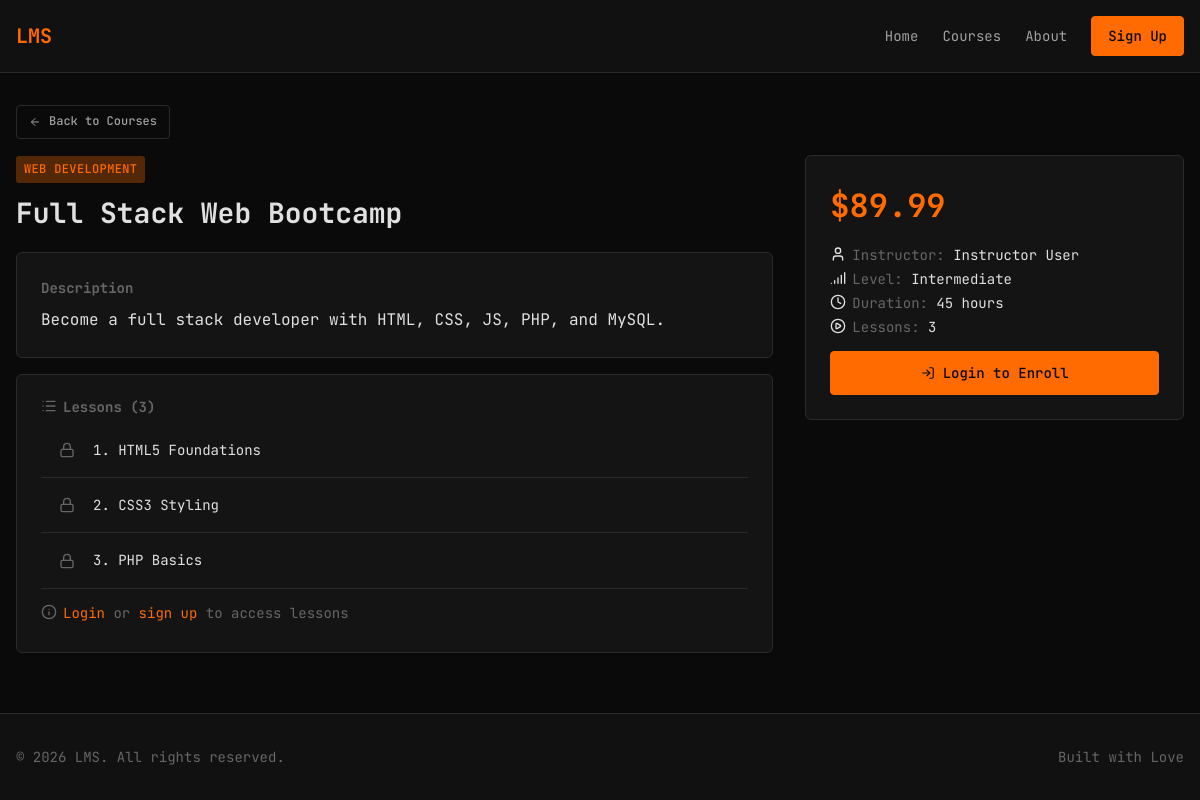
The page /course-details.php?id=2 on the database its author committed.
### tables this page shows
CREATE TABLE courses (
    id INT AUTO_INCREMENT PRIMARY KEY,
    title VARCHAR(200) NOT NULL,
    description TEXT,
    category_id INT,
    instructor_id INT,
    price DECIMAL(10,2) DEFAULT 0.00,
    duration VARCHAR(50),
    level ENUM('beginner', 'intermediate', 'advanced') DEFAULT 'beginner',
    created_at TIMESTAMP DEFAULT CURRENT_TIMESTAMP,
    FOREIGN KEY (category_id) REFERENCES categories(id) ON DELETE SET NULL,
    FOREIGN KEY (instructor_id) REFERENCES users(id) ON DELETE SET NULL
);

CREATE TABLE categories (
    id INT AUTO_INCREMENT PRIMARY KEY,
    name VARCHAR(100) NOT NULL,
    description TEXT
);

CREATE TABLE lessons (
    id INT AUTO_INCREMENT PRIMARY KEY,
    course_id INT NOT NULL,
    title VARCHAR(200) NOT NULL,
    video_url VARCHAR(500),
    learning_outcome TEXT,
    order_num INT DEFAULT 0,
    created_at TIMESTAMP DEFAULT CURRENT_TIMESTAMP,
    FOREIGN KEY (course_id) REFERENCES courses(id) ON DELETE CASCADE
);

CREATE TABLE users (
    id INT AUTO_INCREMENT PRIMARY KEY,
    name VARCHAR(100) NOT NULL,
    email VARCHAR(150) NOT NULL UNIQUE,
    password VARCHAR(255) NOT NULL,
    role ENUM('admin', 'instructor', 'student') NOT NULL DEFAULT 'student',
    bio TEXT,
    experience TEXT,
    verified TINYINT(1) NOT NULL DEFAULT 1,
    created_at TIMESTAMP DEFAULT CURRENT_TIMESTAMP
);

### config/auth.php (called while the page is built, shortened)
<?php
function isLoggedIn()
{
    return isset($_SESSION['user_id']);
}
function getCurrentUser()
{
    if (!isLoggedIn()) {
        return null;
    }
    $pdo = getDBConnection();
    $stmt = $pdo->prepare("SELECT id, name, email, role, verified FROM users WHERE id = ?");
    $stmt->execute([$_SESSION['user_id']]);
    return $stmt->fetch();
}
function e($string)
{
    return htmlspecialchars($string, ENT_QUOTES, 'UTF-8');
}

### public/course-details.php (the view, shortened to what this page needs)
<?php
require_once __DIR__ . '/../config/auth.php';
$pdo = getDBConnection();
$courseId = isset($_GET['id']) ? (int) $_GET['id'] : 0;
$stmt = $pdo->prepare("
    SELECT c.*, cat.name as category_name, u.name as instructor_name
    FROM courses c
    LEFT JOIN categories cat ON c.category_id = cat.id
    LEFT JOIN users u ON c.instructor_id = u.id
    WHERE c.id = ?
");
$stmt->execute([$courseId]);
$course = $stmt->fetch();
$isEnrolled = false;
$isAssignedInstructor = false;
$stmt = $pdo->prepare("SELECT * FROM lessons WHERE course_id = ? ORDER BY order_num ASC, id ASC");
$stmt->execute([$courseId]);
$lessons = $stmt->fetchAll();
$completedLessons = 0;
$totalLessons = count($lessons);
$progress = 0;
$completedLessonIds = [];
include __DIR__ . '/../includes/header.php';
include __DIR__ . '/../includes/navbar.php';
?>
<main class="main-content">
    <div class="container">
        <a href="<?php echo BASE_PATH; ?>/public/courses.php" class="btn btn-ghost btn-sm mb-2">
            <i data-lucide="arrow-left"></i>
            <span>Back to Courses</span>
        </a>
        <div class="grid grid-course-details">
            <div>
                <span class="badge badge-primary mb-1">
                    <?php echo e($course['category_name'] ?? 'Uncategorized'); ?>
                </span>
                <h1 class="course-page-title">
                    <?php echo e($course['title']); ?>
                </h1>
                <div class="card mb-2">
                    <h3 class="text-sm text-dim mb-1">Description</h3>
                    <p>
                        <?php echo nl2br(e($course['description'] ?? 'No description available.')); ?>
                    </p>
                </div>
                <div class="card">
                    <div class="flex flex-between flex-center mb-1">
                        <h3 class="text-sm text-dim meta-item">
                            <i data-lucide="list"></i>
                            <span>Lessons (<?php echo count($lessons); ?>)</span>
                        </h3>
                    </div>
                    <?php if (empty($lessons)): ?>
                        <p class="text-dim">No lessons available yet.</p>
                    <?php else: ?>
                        <ul class="lesson-list">
                            <?php foreach ($lessons as $index => $lesson):
                                $lessonCompleted = in_array($lesson['id'], $completedLessonIds);
                            ?>
                                <li class="lesson-item<?php echo $lessonCompleted ? ' completed' : ''; ?>">
                                    <span class="lesson-icon">
                                        <?php if ($lessonCompleted): ?>
                                            <i data-lucide="check-circle"></i>
                                        <?php elseif ($isEnrolled || ($user && in_array($user['role'], ['admin', 'instructor']))): ?>
                                            <i data-lucide="play-circle"></i>
                                        <?php else: ?>
                                            <i data-lucide="lock"></i>
                                        <?php endif; ?>
                                    </span>
                                    <span class="lesson-title<?php echo $lessonCompleted ? ' text-orange' : ''; ?>">
                                        <?php echo ($index + 1) . '. ' . e($lesson['title']); ?>
                                    </span>
                                </li>
                            <?php endforeach; ?>
                        </ul>
                    <?php endif; ?>
                    <?php if (!$isEnrolled && $user && $user['role'] === 'student'): ?>
                        <p class="text-dim text-sm mt-2 meta-item">
                            <i data-lucide="info"></i>
                            <span>Enroll to access lessons</span>
                        </p>
                    <?php elseif (!$user): ?>
                        <p class="text-dim text-sm mt-2 meta-item">
                            <i data-lucide="info"></i>
                            <span><a href="<?php echo BASE_PATH; ?>/public/login.php">Login</a> or <a
                                    href="<?php echo BASE_PATH; ?>/public/signup.php">sign up</a> to access lessons</span>
                        </p>
                    <?php endif; ?>
                </div>
            </div>
            <div>
                <div class="card">
                    <?php if ($course['price'] > 0): ?>
                        <div class="stat-value">$<?php echo number_format($course['price'], 2); ?></div>
                    <?php else: ?>
                        <div class="stat-value text-success">Free</div>
                    <?php endif; ?>
                    <div class="sidebar-info">
                        <div class="meta-item text-sm">
                            <i data-lucide="user"></i>
                            <span>
                                <span class="text-dim">Instructor:</span>
                                <?php echo e($course['instructor_name'] ?? 'TBA'); ?>
                            </span>
                        </div>
                        <div class="meta-item text-sm">
                            <i data-lucide="signal"></i>
                            <span>
                                <span class="text-dim">Level:</span>
                                <?php echo ucfirst(e($course['level'])); ?>
                            </span>
                        </div>
                        <div class="meta-item text-sm">
                            <i data-lucide="clock"></i>
                            <span>
                                <span class="text-dim">Duration:</span>
                                <?php echo e($course['duration'] ?? 'Self-paced'); ?>
                            </span>
                        </div>
                        <div class="meta-item text-sm">
                            <i data-lucide="play-circle"></i>
                            <span>
                                <span class="text-dim">Lessons:</span>
                                <?php echo count($lessons); ?>
                            </span>
                        </div>
                    </div>
                    <?php if ($isEnrolled): ?>
                        <div class="mb-1">
                            <div class="flex flex-between flex-center mb-1">
                                <span class="text-sm text-dim">Progress</span>
                                <span class="text-orange text-sm"><?php echo $progress; ?>%</span>
                            </div>
                            <div class="progress">
                                <div class="progress-bar" style="width: <?php echo $progress; ?>%;"></div>
                            </div>
                            <p class="text-xs text-dim mt-1"><?php echo $completedLessons; ?>/<?php echo $totalLessons; ?> lessons completed</p>
                        </div>
                    <?php elseif (!$user): ?>
                        <a href="<?php echo BASE_PATH; ?>/public/login.php" class="btn btn-primary w-full">
                            <i data-lucide="log-in"></i>
                            <span>Login to Enroll</span>
                        </a>
                    <?php endif; ?>
                </div>
            </div>
        </div>
    </div>
</main>
<?php include __DIR__ . '/../includes/footer.php'; ?>

### assets/css/style.css (style rules this page uses)
:root { --bg-primary: #0a0a0a; --bg-secondary: #111111; --bg-tertiary: #1a1a1a; --bg-card: #141414; --orange-primary: #ff6b00; --orange-secondary: #ff8c00; --orange-dim: #cc5500; --orange-glow: rgba(255, 107, 0, 0.3); --text-primary: #e0e0e0; --text-secondary: #a0a0a0; --text-dim: #666666; --border-color: #2a2a2a; --success: #00cc66; --error: #ff3333; --warning: #ffcc00; --font-mono: 'JetBrains Mono', 'Consolas', 'Monaco', monospace; }
*, *::before, *::after { box-sizing: border-box; margin: 0; padding: 0; }
html { font-size: 16px; scroll-behavior: smooth; }
body { font-family: var(--font-mono); background-color: var(--bg-primary); color: var(--text-primary); line-height: 1.6; min-height: 100vh; }
a { color: var(--orange-primary); text-decoration: none; transition: color 0.2s ease; }
.container { max-width: 1200px; margin: 0 auto; padding: 0 1rem; }
.main-content { flex: 1; padding: 2rem 0; }
.btn { display: inline-flex; align-items: center; justify-content: center; gap: 0.5rem; padding: 0.625rem 1.25rem; font-family: var(--font-mono); font-size: 0.875rem; font-weight: 500; border: 1px solid transparent; border-radius: 4px; cursor: pointer; transition: all 0.2s ease; text-decoration: none; }
.btn-primary { background-color: var(--orange-primary); color: var(--bg-primary); border-color: var(--orange-primary); }
.btn-ghost { background-color: transparent; color: var(--text-secondary); border-color: var(--border-color); }
.btn-sm { padding: 0.375rem 0.75rem; font-size: 0.75rem; }
.card { background-color: var(--bg-card); border: 1px solid var(--border-color); border-radius: 6px; padding: 1.5rem; transition: border-color 0.2s ease; }
.badge { display: inline-flex; align-items: center; padding: 0.25rem 0.5rem; font-size: 0.75rem; font-weight: 500; border-radius: 3px; text-transform: uppercase; letter-spacing: 0.03em; }
.badge-primary { background-color: var(--orange-glow); color: var(--orange-primary); }
.grid { display: grid; gap: 1.5rem; }
.stat-value { font-size: 2rem; font-weight: 700; color: var(--orange-primary); }
.lesson-list { list-style: none; }
.lesson-item { display: flex; align-items: center; gap: 1rem; padding: 1rem; border-bottom: 1px solid var(--border-color); transition: background-color 0.2s ease; }
.lesson-icon { width: 20px; height: 20px; color: var(--text-dim); display: flex; align-items: center; justify-content: center; }
.lesson-icon svg.lucide { width: 1rem !important; height: 1rem !important; }
.lesson-title { flex: 1; font-size: 0.875rem; }
.text-dim { color: var(--text-dim); }
.text-sm { font-size: 0.875rem; }
.mt-2 { margin-top: 1rem; }
.mb-1 { margin-bottom: 0.5rem; }
.mb-2 { margin-bottom: 1rem; }
.flex { display: flex; }
.flex-between { justify-content: space-between; }
.flex-center { align-items: center; }
.text-sm svg.lucide { width: 1rem !important; height: 1rem !important; }
svg.lucide { width: 1rem; height: 1rem; flex-shrink: 0; }
.btn svg.lucide { width: 0.875rem; height: 0.875rem; }
.btn-sm svg.lucide { width: 0.75rem; height: 0.75rem; }
.meta-item { display: inline-flex; align-items: center; gap: 0.375rem; line-height: 1; }
.meta-item svg.lucide { width: 0.875rem; height: 0.875rem; flex-shrink: 0; position: relative; top: -1px; }
.lesson-icon svg.lucide { width: 1rem; height: 1rem; }
.flex.flex-center svg.lucide { flex-shrink: 0; }
.w-full { width: 100%; }
.course-page-title { font-size: 1.75rem; margin-bottom: 1rem; }
.sidebar-info { margin: 1rem 0; display: flex; flex-direction: column; gap: 0.5rem; }
.grid-course-details { grid-template-columns: 2fr 1fr; gap: 2rem; }

### rows shown on the page
courses: category.name "WEB DEVELOPMENT", title "Full Stack Web Bootcamp", description "Become a full stack developer with HTML, CSS, JS, PHP, and MySQL.", price "89.99", instructor.name "Instructor User", level "Intermediate", duration "45 hours"
lessons: title "HTML5 Foundations"
lessons: title "CSS3 Styling"
lessons: title "PHP Basics"

### other values the page prints
count($lessons) "3"
